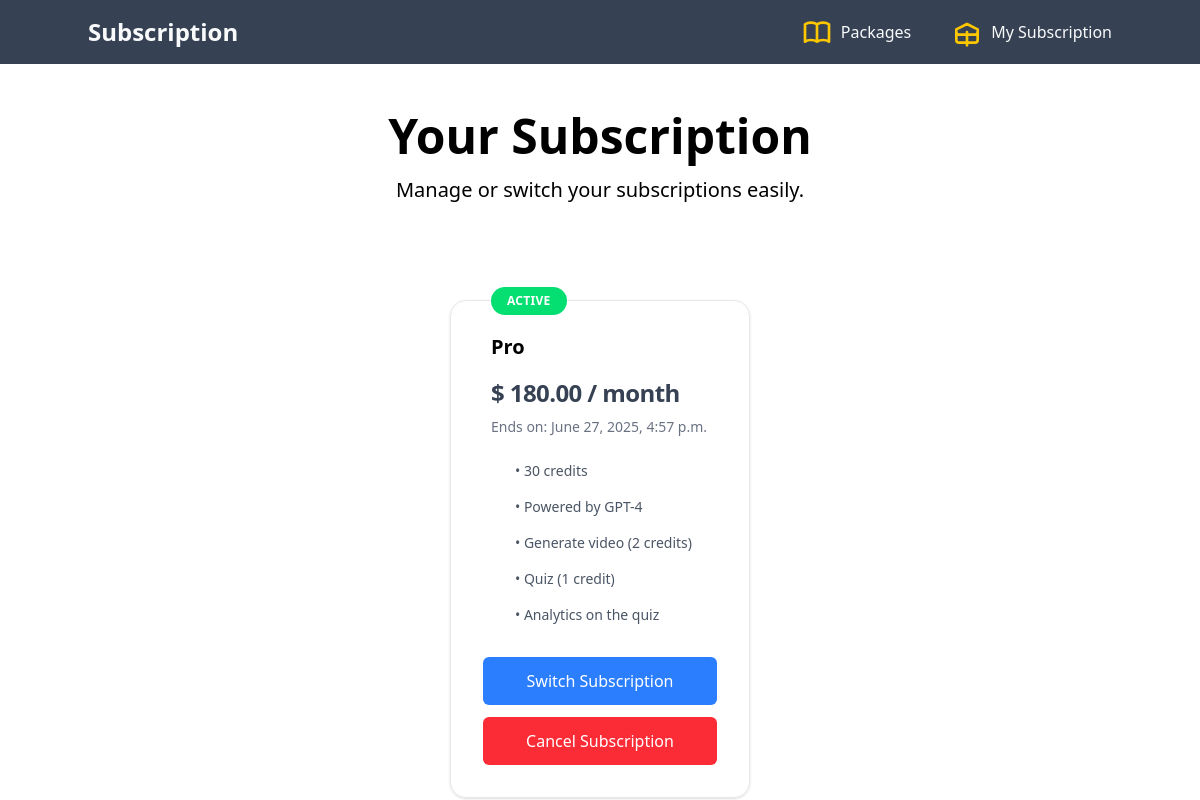
Before: /package/my-subscription (signed in) with the older database file.
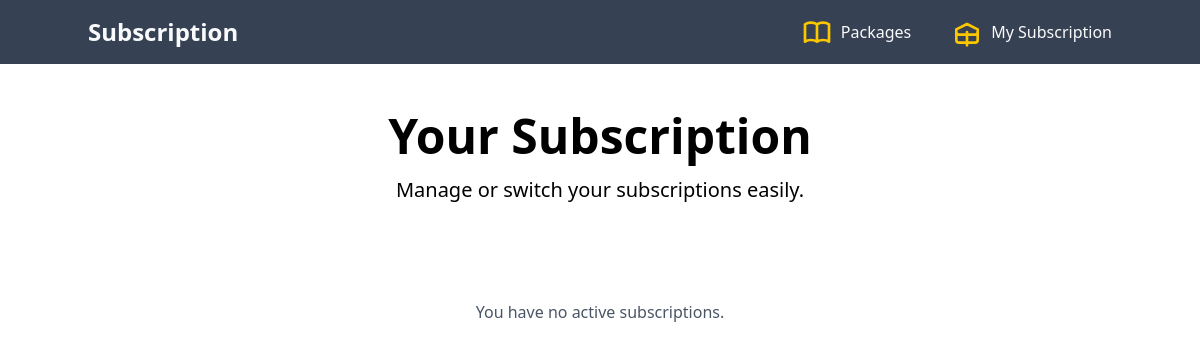
After: the same page with the newer database file.
### subscription/models.py (models this page shows, shortened)
class Subscription(models.Model):
    user = models.ForeignKey(User, on_delete=models.CASCADE, related_name='subscription_user')
    package = models.ForeignKey(Package, on_delete=models.CASCADE, related_name='subscription_package')
    start_date = models.DateTimeField(auto_now_add=True)
    end_date = models.DateTimeField(blank=True, null=True)
    stripe_subscription_id = models.CharField(max_length=100, blank=True)
    is_active = models.BooleanField(default=False)
    is_trial = models.BooleanField(default=False)

class Package(models.Model):
    name = models.CharField(max_length=255, blank=True, null=True)
    price = models.DecimalField(max_digits=10, decimal_places=2, default=0)
    description = models.TextField(blank=True, null=True)
    interval = models.CharField(max_length=10, choices=SUBSCRIPTION_TYPE, default='month')
    stripe_product_id = models.CharField(max_length=100, blank=True)
    stripe_price_id = models.CharField(max_length=100, blank=True)
    discount = models.DecimalField(help_text='Set discount percentages.',max_digits=10, decimal_places=2, default=0)
    discount_price = models.DecimalField(max_digits=10, decimal_places=2, default=0)
    is_active = models.BooleanField(default=True)
    is_trial = models.BooleanField(default=False)

### subscription/views.py (the view)
# urls.py: path('my-subscription', views.my_subscription, name='my-subscription')
def my_subscription(request):
    user = request.user
    now_time = timezone.now()
    Subscription.objects.filter(user=user, end_date__lt=now_time, is_active=True).update(is_active=False)
    subscription = Subscription.objects.filter(user=user, is_active=True)
    context = {
        'subscriptions': subscription
    }
    return render(request, 'subscription/my_subscription.html', context=context)

### templates/subscription/my_subscription.html (shortened to what this page needs)
{% extends 'base.html' %}
{% load static %}
{% block body %}
<div class="">
    <div>
        <h2 class="text-3xl font-bold text-center mt-12 sm:text-5xl">Your Subscription</h2>
        <p class="max-w-3xl mx-auto mt-4 text-xl text-center">Manage or switch your subscriptions easily.</p>
    </div>
    <div class="flex flex-row justify-center items-center flex-wrap mt-24 w-full">
        {% for subscription in subscriptions %}
        <div class="relative p-8 border border-gray-200 rounded-2xl shadow-sm flex flex-col w-1/4">
            <div class="flex-1 px-2">
                <h3 class="text-xl font-semibold">{{ subscription.package.name }}</h3>
                <p
                    class="absolute top-0 py-1.5 px-4 bg-green-400 text-white rounded-full text-xs font-semibold uppercase tracking-wide transform -translate-y-1/2">
                    Active
                </p>
                <p class="mt-4 text-2xl font-semibold tracking-tight text-gray-700">$ {{ subscription.package.discount_price }} / {{ subscription.package.interval }}</p>
                <p class="mt-2 text-sm text-gray-500">Ends on: {{ subscription.end_date|date:"F j, Y, g:i a" }}</p>
                <ul role="list" class="mt-6 space-y-4 text-sm text-gray-600 pl-6">
                    <li>• 30 credits</li>
                    <li>• Powered by GPT-4</li>
                    <li>• Generate video (2 credits)</li>
                    <li>• Quiz (1 credit)</li>
                    <li>• Analytics on the quiz</li>
                </ul>
            </div>
            <div class="mt-8 space-y-3">
                <a href="{% url 'package' %}"
                    class="block w-full py-3 px-6 text-center font-medium text-white bg-blue-500 hover:bg-blue-600 rounded-md">
                    Switch Subscription
                </a>
                <form method="post" action="{% url 'cancel_subscription' subscription.id %}">
                    <button type="submit"
                        class="block w-full py-3 px-6 text-center font-medium text-white bg-red-500 hover:bg-red-600 rounded-md">
                        Cancel Subscription
                    </button>
                </form>
            </div>
        </div>
        {% empty %}
        <p class="col-span-full text-center text-gray-600">You have no active subscriptions.</p>
        {% endfor %}
    </div>
</div>
{% endblock %}

### templates/base.html (shortened to what this page needs)
<!DOCTYPE html>
{% load static %}
<html lang="en">
    <head>
        <script src="https://cdn.jsdelivr.net/npm/@tailwindcss/browser@4"></script>
    </head>
    <body>
        <header>
            <nav class="bg-gray-700">
                <div class="container mx-auto py-4 flex justify-between items-center">
                    <a href="{% url 'package' %}" class="text-2xl font-bold text-gray-50">Subscription</a>
                    <div class="flex space-x-10">
                        <div class="flex items-center space-x-2">
                            <span>
                            </span>
                            <a href="{% url 'package' %}">
                                <span class="text-gray-50">Packages</span>
                            </a>
                        </div>
                        <div class="flex items-center space-x-2">
                            <span>
                                <svg xmlns="http://www.w3.org/2000/svg" class="h-8 w-8 text-yellow-400" fill="none" viewBox="0 0 24 24" stroke="currentColor">
                                    <path stroke-linecap="round" stroke-linejoin="round" stroke-width="2"
                                        d="M20 12v6a2 2 0 01-2 2H6a2 2 0 01-2-2v-6M4 10l8-4 8 4M4 10v2a2 2 0 002 2h12a2 2 0 002-2v-2M12 22V12" />
                                </svg>
                            </span>
                            <a href="{% url 'my-subscription' %}">
                                <span class="text-gray-50">My Subscription</span>
                            </a>
                        </div>
                    </div>
                </div>
            </nav>
        </header>
        {% block body %}{% endblock %}
    </body>
</html>

Changed rows visible on the page:
no longer on this page (row edited): Subscription: package.name "Pro", package.discount_price "180.00", package.interval "month", end_date "June 27, 2025, 4:57 p.m."
Other visible differences:
text now shown: "You have no active subscriptions."
